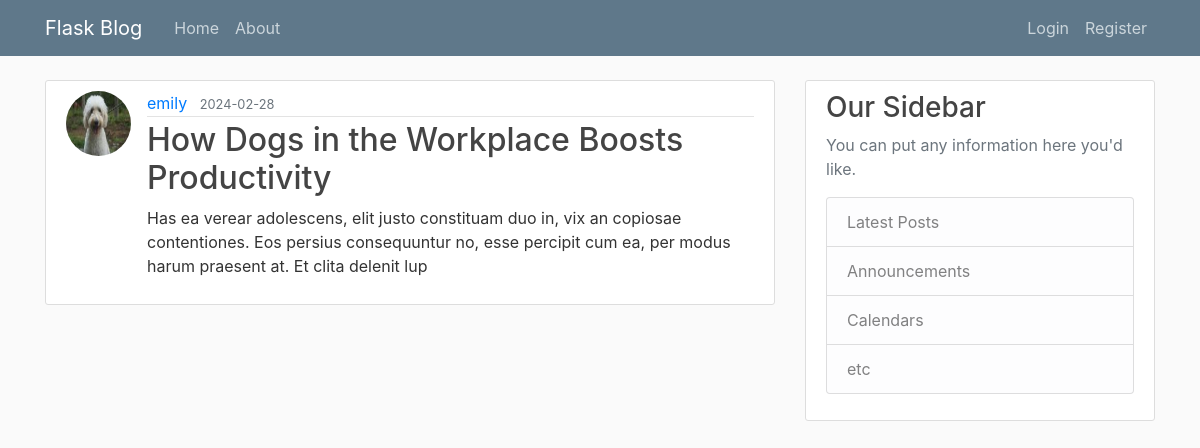
The page /post/12 on the database its author committed.
### flaskblog/models.py (models this page shows, shortened)
class User(db.Model, UserMixin):
	id = db.Column(db.Integer, primary_key = True)
	username = db.Column(db.String(20), unique = True, nullable = False)
	email = db.Column(db.String(120), unique = True, nullable = False)
	img_file = db.Column(db.String(20), nullable = False, default = 'default.jpg')
	password = db.Column(db.String(60), nullable = False)
	posts = db.relationship('Post', backref = 'author', lazy = True)

class Post(db.Model):
	id = db.Column(db.Integer, primary_key = True)
	user_id = db.Column(db.Integer, db.ForeignKey('user.id'), nullable = False)
	title = db.Column(db.String(100), nullable = False)
	date_posted = db.Column(db.DateTime, nullable = False, default = datetime.utcnow)
	content = db.Column(db.Text, nullable = False)
	def __repr__(self):
		return f"Post('{self.title}', '{self.date_posted}')"

### flaskblog/posts/routes.py (the view)
@posts.route("/post/<int:post_id>")
def post(post_id):
	post = Post.query.get_or_404(post_id)
	print(post)
	return render_template('post.html',
							title = post.title,
							post = post)

### flaskblog/templates/post.html (shortened to what this page needs)
{% extends "layout.html" %}
{% block content %}
	<article class="media content-section">
		<img class="rounded-circle article-img" src="{{ url_for('static', filename='profile_pics/' + post.author.img_file) }}">
		<div class="media-body">
			<div class="article-metadata">
				<a class="mr-2" href="{{ url_for('users.user_posts', username=post.author.username )}}">{{ post.author.username }}</a>
				<small class="text-muted">{{ post.date_posted.strftime('%Y-%m-%d') }}</small>
			</div>
			<h2 class="article-title">{{ post.title }}</h2>
			<p class="article-content">{{ post.content }}</p>
		</div>
	</article>
{% endblock content %}

### flaskblog/static/main.css (style rules this page uses)
body { background: #fafafa; color: #333333; margin-top: 5rem; }
h1, h2, h3, h4, h5, h6 { color: #444444; }
.content-section { background: #ffffff; padding: 10px 20px; border: 1px solid #dddddd; border-radius: 3px; margin-bottom: 20px; }
.article-title { color: #444444; }
.article-content { white-space: pre-line; }
.article-img { height: 65px; width: 65px; margin-right: 16px; }
.article-metadata { padding-bottom: 1px; margin-bottom: 4px; border-bottom: 1px solid #e3e3e3 }

### rows shown on the page
User: img_file (picture), author.username "emily"
Post: date_posted "2024-02-28", title "How Dogs in the Workplace Boosts Productivity", content "Has ea verear adolescens, elit justo constituam duo in, vix an copiosae contentiones. Eos persius consequuntur no, esse percipit cum ea, per modus harum praesent at. Et clita delenit lup"
